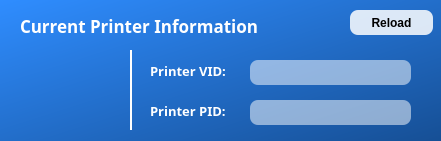
   <widget class="QFrame" name="frame_5">
    <property name="geometry">
     <rect>
      <x>730</x>
      <y>470</y>
      <width>441</width>
      <height>141</height>
     </rect>
    </property>
    <property name="styleSheet">
     <string notr="true">QFrame {
	background: qlineargradient(spread:pad, x1:0, y1:0, x2:1, y2:1, stop:0 rgba(47, 141, 255, 255), stop:1 rgba(22, 79, 149, 255));
	border-radius: 12px;
}</string>
    </property>
    <property name="frameShape">
     <enum>QFrame::StyledPanel</enum>
    </property>
    <property name="frameShadow">
     <enum>QFrame::Raised</enum>
    </property>
    <widget class="QLabel" name="label_20">
     <property name="geometry">
      <rect>
       <x>20</x>
       <y>0</y>
       <width>271</width>
       <height>51</height>
      </rect>
     </property>
     <property name="font">
      <font>
       <family>Sans Serif</family>
       <pointsize>13</pointsize>
       <weight>75</weight>
       <italic>false</italic>
       <bold>true</bold>
       <strikeout>false</strikeout>
       <kerning>true</kerning>
      </font>
     </property>
     <property name="styleSheet">
      <string notr="true">QLabel {
	text-align: center;
	background: transparent;
	color: white;
}</string>
     </property>
     <property name="text">
      <string>Current Printer Information</string>
     </property>
     <property name="textFormat">
      <enum>Qt::PlainText</enum>
     </property>
    </widget>
    <widget class="QLabel" name="label_24">
     <property name="geometry">
      <rect>
       <x>150</x>
       <y>60</y>
       <width>91</width>
       <height>21</height>
      </rect>
     </property>
     <property name="font">
      <font>
       <family>Sans Serif</family>
       <pointsize>10</pointsize>
       <weight>75</weight>
       <italic>false</italic>
       <bold>true</bold>
       <strikeout>false</strikeout>
       <kerning>true</kerning>
      </font>
     </property>
     <property name="styleSheet">
      <string notr="true">QLabel {
	text-align: center;
	background: transparent;
	color: white;
}</string>
     </property>
     <property name="text">
      <string>Printer VID:</string>
     </property>
     <property name="textFormat">
      <enum>Qt::PlainText</enum>
     </property>
    </widget>
    <widget class="QLineEdit" name="et_printerVid">
     <property name="enabled">
      <bool>false</bool>
     </property>
     <property name="geometry">
      <rect>
       <x>250</x>
       <y>60</y>
       <width>161</width>
       <height>25</height>
      </rect>
     </property>
     <property name="font">
      <font>
       <weight>75</weight>
       <bold>true</bold>
      </font>
     </property>
     <property name="styleSheet">
      <string notr="true">QLineEdit {
	background: rgba(255, 255, 255, 130);
	border-radius: 8px;
	padding: 5px;
}</string>
     </property>
    </widget>
    <widget class="QLabel" name="label_25">
     <property name="geometry">
      <rect>
       <x>150</x>
       <y>100</y>
       <width>91</width>
       <height>21</height>
      </rect>
     </property>
     <property name="font">
      <font>
       <family>Sans Serif</family>
       <pointsize>10</pointsize>
       <weight>75</weight>
       <italic>false</italic>
       <bold>true</bold>
       <strikeout>false</strikeout>
       <kerning>true</kerning>
      </font>
     </property>
     <property name="styleSheet">
      <string notr="true">QLabel {
	text-align: center;
	background: transparent;
	color: white;
}</string>
     </property>
     <property name="text">
      <string>Printer PID:</string>
     </property>
     <property name="textFormat">
      <enum>Qt::PlainText</enum>
     </property>
    </widget>
    <widget class="QLineEdit" name="et_printerPid">
     <property name="enabled">
      <bool>false</bool>
     </property>
     <property name="geometry">
      <rect>
       <x>250</x>
       <y>100</y>
       <width>161</width>
       <height>25</height>
      </rect>
     </property>
     <property name="font">
      <font>
       <weight>75</weight>
       <bold>true</bold>
      </font>
     </property>
     <property name="styleSheet">
      <string notr="true">QLineEdit {
	background: rgba(255, 255, 255, 130);
	border-radius: 8px;
	padding: 5px;
}</string>
     </property>
    </widget>
    <widget class="QFrame" name="frame_8">
     <property name="geometry">
      <rect>
       <x>130</x>
       <y>50</y>
       <width>2</width>
       <height>80</height>
      </rect>
     </property>
     <property name="styleSheet">
      <string notr="true">QFrame {
	background: white;
}</string>
     </property>
     <property name="frameShape">
      <enum>QFrame::StyledPanel</enum>
     </property>
     <property name="frameShadow">
      <enum>QFrame::Raised</enum>
     </property>
    </widget>
    <widget class="QPushButton" name="btn_reloadPrinterInformation">
     <property name="geometry">
      <rect>
       <x>350</x>
       <y>10</y>
       <width>83</width>
       <height>25</height>
      </rect>
     </property>
     <property name="cursor">
      <cursorShape>PointingHandCursor</cursorShape>
     </property>
     <property name="styleSheet">
      <string notr="true">QPushButton {
	background: rgba(255, 255, 255, 215);
	border-radius: 8px;
	font-weight: bold;
}</string>
     </property>
     <property name="text">
      <string>Reload</string>
     </property>
    </widget>
    <widget class="QLabel" name="lbl_iconPrinter_2">
     <property name="geometry">
      <rect>
       <x>40</x>
       <y>60</y>
       <width>62</width>
       <height>62</height>
      </rect>
     </property>
     <property name="styleSheet">
      <string notr="true">QLabel {
	background: transparent;
}</string>
     </property>
     <property name="pixmap">
      <pixmap>../../Downloads/print.png</pixmap>
     </property>
     <property name="scaledContents">
      <bool>true</bool>
     </property>
    </widget>
   </widget>
